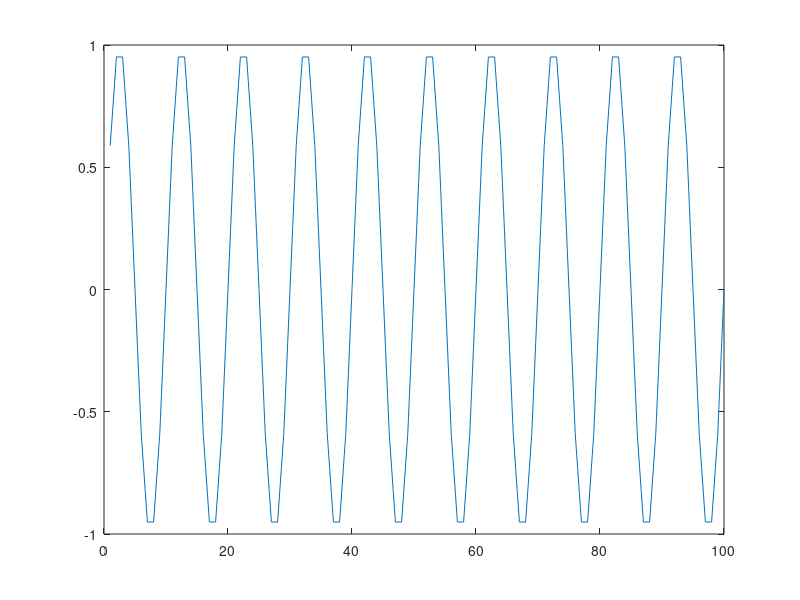
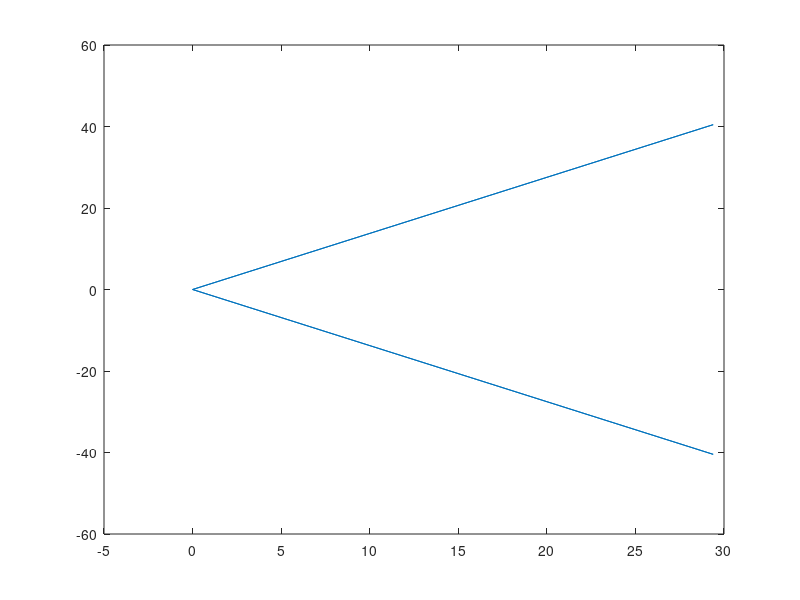
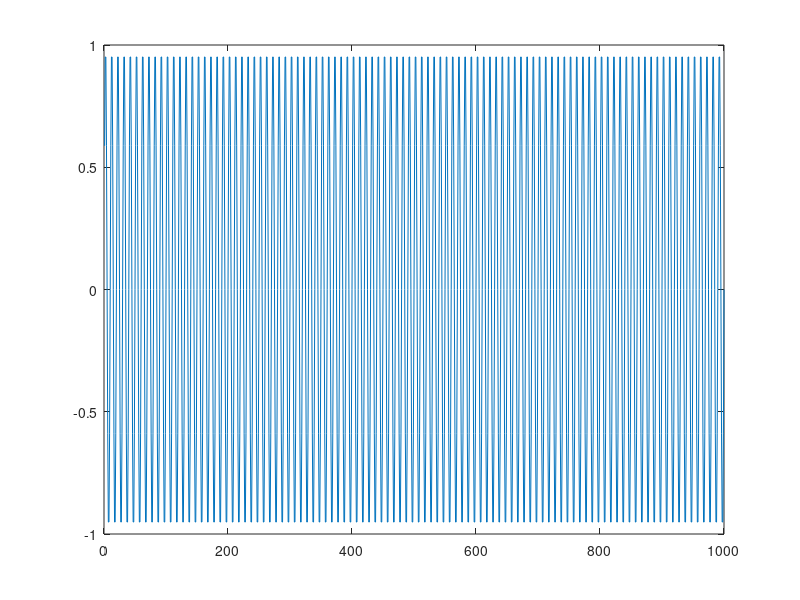
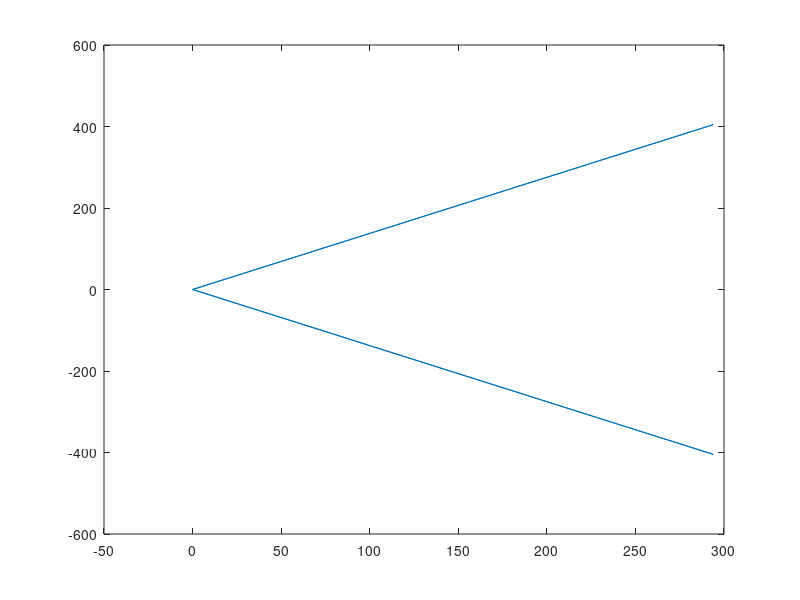

Write the MATLAB code that produced these figures, in order.
fe = 2000;
f0 = 200;
duration = 0.05;
N = fe*duration;
t = (1:N)/fe;
y = sin(2*pi*f0*t);
plot(y);
figure;
f = fft(y);
plot(f);
figure;
duration = 0.5;
N = fe*duration;
t = (1:N)/fe;
y = sin(2*pi*f0*t);
plot(y);
figure;
f = fft(y);
plot(f);